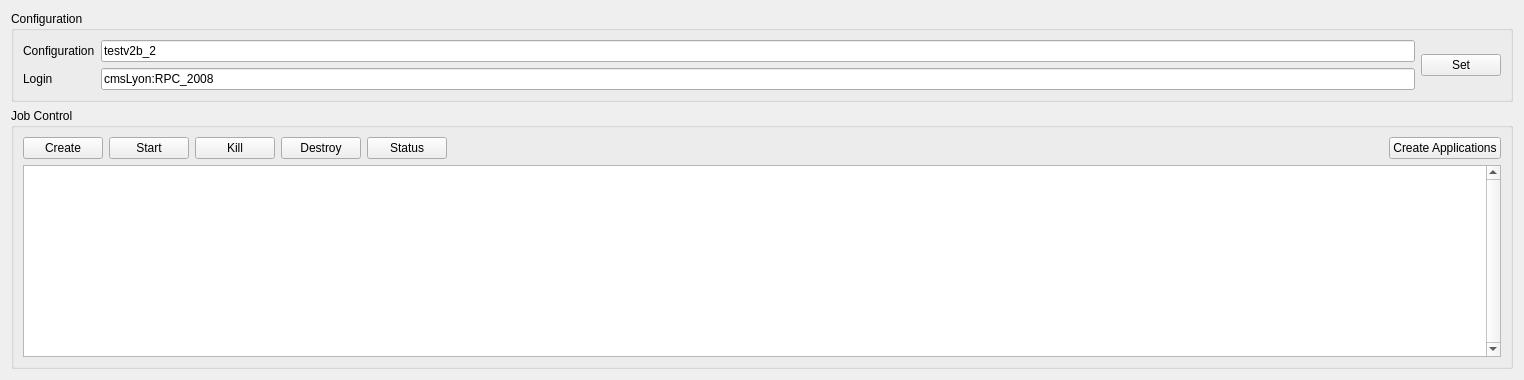
     <widget class="QWidget" name="Processus">
      <attribute name="title">
       <string>Processus</string>
      </attribute>
      <layout class="QVBoxLayout" name="verticalLayout_3">
       <item>
        <widget class="QGroupBox" name="groupBox">
         <property name="title">
          <string>Configuration</string>
         </property>
         <property name="flat">
          <bool>false</bool>
         </property>
         <layout class="QGridLayout" name="gridLayout_2">
          <item row="0" column="0">
           <widget class="QLabel" name="label">
            <property name="text">
             <string>Configuration</string>
            </property>
           </widget>
          </item>
          <item row="0" column="1">
           <widget class="QLineEdit" name="LEConfiguration">
            <property name="text">
             <string>testv2b_2</string>
            </property>
           </widget>
          </item>
          <item row="0" column="2" rowspan="2">
           <widget class="QPushButton" name="PBConfiguration">
            <property name="text">
             <string>Set</string>
            </property>
           </widget>
          </item>
          <item row="1" column="0">
           <widget class="QLabel" name="label_2">
            <property name="text">
             <string>Login</string>
            </property>
           </widget>
          </item>
          <item row="1" column="1">
           <widget class="QLineEdit" name="LELogin">
            <property name="text">
             <string>cmsLyon:RPC_2008</string>
            </property>
           </widget>
          </item>
         </layout>
        </widget>
       </item>
       <item>
        <widget class="QGroupBox" name="groupBox_2">
         <property name="title">
          <string>Job Control</string>
         </property>
         <layout class="QGridLayout" name="gridLayout">
          <item row="0" column="0">
           <widget class="QPushButton" name="JCCreate">
            <property name="text">
             <string>Create</string>
            </property>
           </widget>
          </item>
          <item row="0" column="1">
           <widget class="QPushButton" name="JCStart">
            <property name="text">
             <string>Start</string>
            </property>
           </widget>
          </item>
          <item row="0" column="2">
           <widget class="QPushButton" name="JCKill">
            <property name="text">
             <string>Kill</string>
            </property>
           </widget>
          </item>
          <item row="0" column="3">
           <widget class="QPushButton" name="JCDestroy">
            <property name="text">
             <string>Destroy</string>
            </property>
           </widget>
          </item>
          <item row="0" column="4">
           <widget class="QPushButton" name="JCStatus">
            <property name="text">
             <string>Status</string>
            </property>
           </widget>
          </item>
          <item row="0" column="5">
           <spacer name="horizontalSpacer_18">
            <property name="orientation">
             <enum>Qt::Horizontal</enum>
            </property>
            <property name="sizeHint" stdset="0">
             <size>
              <width>930</width>
              <height>20</height>
             </size>
            </property>
           </spacer>
          </item>
          <item row="0" column="6">
           <widget class="QPushButton" name="PBAppcreate">
            <property name="text">
             <string>Create Applications</string>
            </property>
           </widget>
          </item>
          <item row="1" column="0" colspan="7">
           <widget class="QPlainTextEdit" name="plainTextEdit">
            <property name="enabled">
             <bool>true</bool>
            </property>
            <property name="verticalScrollBarPolicy">
             <enum>Qt::ScrollBarAlwaysOn</enum>
            </property>
           </widget>
          </item>
         </layout>
        </widget>
       </item>
      </layout>
     </widget>
